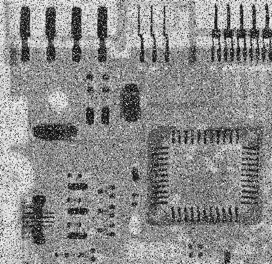
%> input picture Input images/image4.png, 272 x 264 px
$ octave q1_image4.m   (GNU Octave 9; MATLAB toolbox functions it lacks are replaced by stand-ins)
%> lines starting %> are read from the running program, lines starting %| are printed output that depends on the picture
i=imread('image4.png');
%> i is the input picture: size 264x272x3 uint8; min 0, max 255, mean 140.2
i= rgb2gray(i);
%> i: size 264x272 uint8
iavg = filter2(fspecial('average',3),i)/255;
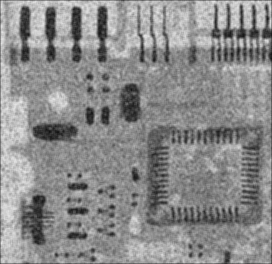
%> iavg: size 264x272 double; min 0.0723, max 0.895, mean 0.546

imedian1 = medfilt2(i);
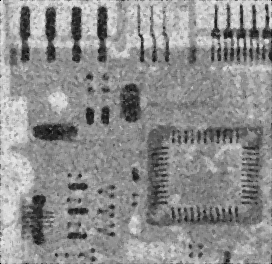
%> imedian1: size 264x272 uint8; min 0, max 234, mean 141.4
imedian2=medfilt2(iavg);
%> (the run ends here)
